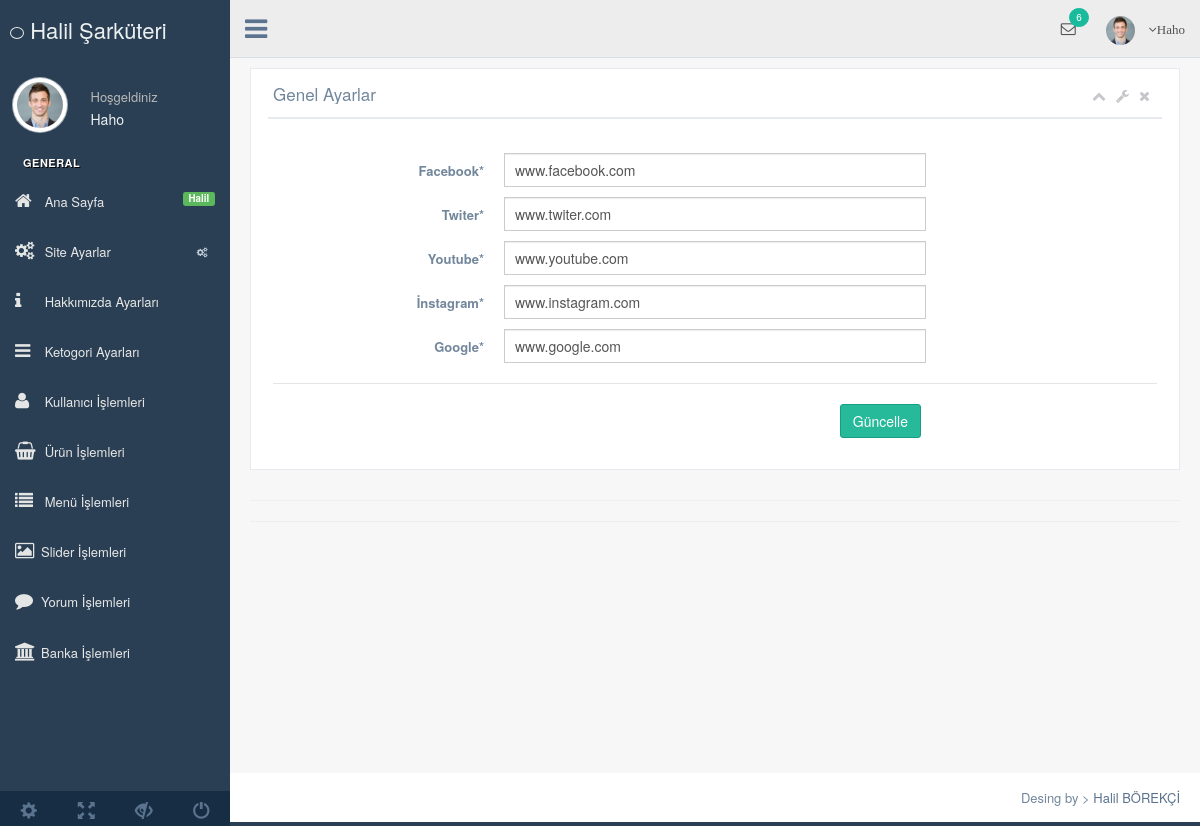
Screenshot of /nedmin/production/sosyal-ayarlar.php (signed in) with the database file from the repository.
### tables this page shows
CREATE TABLE `kullanici` (
  `kullanici_id` int(11) NOT NULL,
  `kullanici_zaman` datetime NOT NULL DEFAULT current_timestamp(),
  `kullanici_resim` varchar(250) NOT NULL,
  `kullanici_tc` varchar(50) NOT NULL,
  `kullanici_ad` varchar(50) NOT NULL,
  `kullanici_mail` varchar(100) NOT NULL,
  `kullanici_gsm` varchar(50) NOT NULL,
  `kullanici_password` varchar(50) NOT NULL,
  `kullanici_adsoyad` varchar(50) NOT NULL,
  `kullanici_adres` varchar(250) NOT NULL,
  `kullanici_il` varchar(100) NOT NULL,
  `kullanici_ilce` varchar(100) NOT NULL,
  `kullanici_unvan` varchar(100) NOT NULL,
  `kullanici_yetki` varchar(50) NOT NULL,
  `kullanici_durum` int(1) NOT NULL
);

CREATE TABLE `ayar` (
  `ayar_id` int(10) NOT NULL,
  `ayar_logo` varchar(250) NOT NULL,
  `ayar_url` varchar(50) NOT NULL,
  `ayar_title` varchar(250) NOT NULL,
  `ayar_description` varchar(250) NOT NULL,
  `ayar_keywords` varchar(50) NOT NULL,
  `ayar_author` varchar(50) NOT NULL,
  `ayar_tel` varchar(50) NOT NULL,
  `ayar_gsm` varchar(50) NOT NULL,
  `ayar_faks` varchar(50) NOT NULL,
  `ayar_mail` varchar(50) NOT NULL,
  `ayar_il` varchar(50) NOT NULL,
  `ayar_ilce` varchar(50) NOT NULL,
  `ayar_adres` varchar(250) NOT NULL,
  `ayar_mesai` varchar(250) NOT NULL,
  `ayar_maps` varchar(250) NOT NULL,
  `ayar_analystic` varchar(50) NOT NULL,
  `ayar_zopim` varchar(250) NOT NULL,
  `ayar_facebook` varchar(50) NOT NULL,
  `ayar_twiter` varchar(50) NOT NULL,
  `ayar_youtube` varchar(50) NOT NULL,
  `ayar_instagram` varchar(50) NOT NULL,
  `ayar_google` varchar(50) NOT NULL,
  `ayar_smtphost` varchar(50) NOT NULL,
  `ayar_smtpuser` varchar(50) NOT NULL,
  `ayar_smtppassword` varchar(50) NOT NULL,
  `ayar_smtpport` varchar(50) NOT NULL,
  `ayar_bakin` enum('0','1') NOT NULL DEFAULT '1'
);

### nedmin/production/sosyal-ayarlar.php (the view, shortened to what this page needs)
<?php include 'header.php' ?>
        <div class="right_col" role="main">
          <div class="">
            <div class="row">
              <div class="col-md-12 col-sm-12 col-xs-12">
                <div class="x_panel">
                  <div class="x_title">
                    <h2>Genel Ayarlar </h2>
                    <ul class="nav navbar-right panel_toolbox">
                      <li><a class="collapse-link"><i class="fa fa-chevron-up"></i></a>
                      </li>
                      <li class="dropdown">
                        <a href="#" class="dropdown-toggle" data-toggle="dropdown" role="button" aria-expanded="false"><i class="fa fa-wrench"></i></a>
                      </li>
                      <li><a class="close-link"><i class="fa fa-close"></i></a>
                      </li>
                    </ul>
                    <div class="clearfix"></div>
                  </div>
                  <div class="x_content">
                    <br />
                    <form action="../netting/islem.php" method="POST" id="demo-form2" data-parsley-validate class="form-horizontal form-label-left">
                      <div class="form-group">
                        <label class="control-label col-md-3 col-sm-3 col-xs-12" for="first-name">Facebook<span class="required">*</span>
                        </label>
                        <div class="col-md-6 col-sm-6 col-xs-12">
                          <input type="text" value="<?php echo $ayarcek['ayar_facebook'] ?>" name="ayar_facebook" id="first-name" required="required" class="form-control col-md-7 col-xs-12">
                        </div>
                      </div>
                      <div class="form-group">
                        <label class="control-label col-md-3 col-sm-3 col-xs-12" for="first-name">Twiter<span class="required">*</span>
                        </label>
                        <div class="col-md-6 col-sm-6 col-xs-12">
                          <input type="text" value="<?php echo $ayarcek['ayar_twiter'] ?>" name="ayar_twiter" id="first-name" required="required" class="form-control col-md-7 col-xs-12">
                        </div>
                      </div>
                       <div class="form-group">
                        <label class="control-label col-md-3 col-sm-3 col-xs-12" for="first-name">Youtube<span class="required">*</span>
                        </label>
                        <div class="col-md-6 col-sm-6 col-xs-12">
                          <input type="text" value="<?php echo $ayarcek['ayar_youtube'] ?>" name="ayar_youtube" id="first-name" required="required" class="form-control col-md-7 col-xs-12">
                        </div>
                      </div>
                      <div class="form-group">
                        <label class="control-label col-md-3 col-sm-3 col-xs-12" for="first-name">İnstagram<span class="required">*</span>
                        </label>
                        <div class="col-md-6 col-sm-6 col-xs-12">
                          <input type="text" value="<?php echo $ayarcek['ayar_instagram'] ?>" name="ayar_instagram" id="first-name" required="required" class="form-control col-md-7 col-xs-12">
                        </div>
                      </div>
                      <div class="form-group">
                        <label class="control-label col-md-3 col-sm-3 col-xs-12" for="first-name">Google<span class="required">*</span>
                        </label>
                        <div class="col-md-6 col-sm-6 col-xs-12">
                          <input type="text" value="<?php echo $ayarcek['ayar_google'] ?>" name="ayar_google" id="first-name" required="required" class="form-control col-md-7 col-xs-12">
                        </div>
                      </div>
                      <div class="ln_solid"></div>
                      <div class="form-group">
                        <div align="right" class="col-md-6 col-sm-6 col-xs-12 col-md-offset-3">
                          <button type="submit" name="sosyalayarkaydet" class="btn btn-success">Güncelle</button>
                        </div>
                      </div>
                    </form>
                  </div>
                </div>
              </div>
            </div>
          <hr>
          <hr>
          </div>
        </div>
        <?php include 'footer.php'; ?>

### nedmin/production/header.php (shortened to what this page needs)
<?php
include '../netting/baglan.php';
$ayarsor=$db->prepare("SELECT * FROM ayar where ayar_id=:id");
$ayarsor->execute(array(
 'id'=> 0
));
$ayarcek=$ayarsor->fetch(PDO::FETCH_ASSOC);
$kullanicisor=$db->prepare("SELECT * FROM kullanici where kullanici_mail=:mail");
$kullanicisor->execute(array(
 'mail'=> $_SESSION['kullanici_mail']
));
$kullanicicek=$kullanicisor->fetch(PDO::FETCH_ASSOC);
?>
<!DOCTYPE html>
<html lang="en">
<head>
  <link href="../vendors/bootstrap/dist/css/bootstrap.min.css" rel="stylesheet">
  <link href="../vendors/font-awesome/css/font-awesome.min.css" rel="stylesheet">
  <link href="../vendors/nprogress/nprogress.css" rel="stylesheet">
  <link href="../vendors/iCheck/skins/flat/green.css" rel="stylesheet">
  <link href="../vendors/datatables.net-bs/css/dataTables.bootstrap.min.css" rel="stylesheet">
  <link href="../vendors/datatables.net-buttons-bs/css/buttons.bootstrap.min.css" rel="stylesheet">
  <link href="../vendors/datatables.net-fixedheader-bs/css/fixedHeader.bootstrap.min.css" rel="stylesheet">
  <link href="../vendors/datatables.net-responsive-bs/css/responsive.bootstrap.min.css" rel="stylesheet">
  <link href="../vendors/datatables.net-scroller-bs/css/scroller.bootstrap.min.css" rel="stylesheet">
  <link rel="stylesheet" href="../vendors/dropzone/dist/min/dropzone.min.css">
  <link href="../build/css/custom.min.css" rel="stylesheet">
</head>
<body class="nav-md">
  <div class="container body">
    <div class="main_container">
      <div class="col-md-3 left_col">
        <div class="left_col scroll-view">
          <div class="navbar nav_title" style="border: 0;">
            <a href="index.php" class="site_title"><i class="fa fa-dog"></i> <span>Halil Şarküteri</span></a>
          </div>
          <div class="profile clearfix">
            <div class="profile_pic">
              <img src="images/img.jpg" alt="..." class="img-circle profile_img">
            </div>
            <div class="profile_info">
              <span>Hoşgeldiniz</span>
              <h2><?php echo $kullanicicek['kullanici_adsoyad'] ?></h2>
            </div>
          </div>
          <br />
          <div id="sidebar-menu" class="main_menu_side hidden-print main_menu">
            <div class="menu_section">
              <h3>General</h3>
              <ul class="nav side-menu">
                <li><a href="index.php"><i class="fa fa-home"></i> Ana Sayfa <span class="label label-success pull-right">Halil</span></a></li>
                <li><a><i class="fa fa-cogs"></i> Site Ayarlar <span class="fa fa-cogs"></span></a>
                </li>
                <li><a href="hakkimizda.php?durum="><i class="fa fa-info"></i> Hakkımızda Ayarları </a></li>
                <li><a href="kategori.php?durum="><i class="fa fa-navicon"></i> Ketogori Ayarları </a></li>
                <li><a href="kullanici.php?durum="><i class="fa fa-user"></i> Kullanıcı İşlemleri</a></li>
                <li><a href="urun.php?durum="><i class="fa fa-shopping-basket"></i> Ürün İşlemleri</a></li>
                <li><a href="menu.php?durum="><i class="fa fa-list"></i> Menü İşlemleri</a></li>
                <li><a href="slider.php?durum="><i class="fa fa-image"></i>Slider İşlemleri</a></li>
                <li><a href="yorum.php?durum="><i class="fa fa-comment"></i>Yorum İşlemleri</a></li>
                <li><a href="banka.php?durum="><i class="fa fa-bank"></i>Banka İşlemleri</a></li>
              </ul>
            </div>
          </div>
          <div class="sidebar-footer hidden-small">
            <a data-toggle="tooltip" data-placement="top" title="Settings">
              <span class="glyphicon glyphicon-cog" aria-hidden="true"></span>
            </a>
            <a data-toggle="tooltip" data-placement="top" title="FullScreen">
              <span class="glyphicon glyphicon-fullscreen" aria-hidden="true"></span>
            </a>
            <a data-toggle="tooltip" data-placement="top" title="Lock">
              <span class="glyphicon glyphicon-eye-close" aria-hidden="true"></span>
            </a>
            <a data-toggle="tooltip" data-placement="top" title="Logout">
              <span class="glyphicon glyphicon-off" aria-hidden="true"></span>
            </a>
          </div>
        </div>
      </div>
      <div class="top_nav">
        <div class="nav_menu">
          <nav>
            <div class="nav toggle">
              <a id="menu_toggle"><i class="fa fa-bars"></i></a>
            </div>
            <ul class="nav navbar-nav navbar-right">
              <li class="">
                <a href="javascript:;" class="user-profile dropdown-toggle" data-toggle="dropdown" aria-expanded="false">
                  <img src="images/img.jpg" alt="">
                  <span class=" fa fa-angle-down"><?php echo $kullanicicek['kullanici_adsoyad']; ?></span>
                </a>
              </li>
              <li role="presentation" class="dropdown">
                <a href="javascript:;" class="dropdown-toggle info-number" data-toggle="dropdown" aria-expanded="false">
                  <i class="fa fa-envelope-o"></i>
                  <span class="badge bg-green">6</span>
                </a>
              </li>
            </ul>
          </nav>
        </div>
      </div>

### rows the page displays
kullanici: kullanici_adsoyad "Haho"
ayar: ayar_facebook "www.facebook.com", ayar_twiter "www.twiter.com", ayar_youtube "www.youtube.com", ayar_instagram "www.instagram.com", ayar_google "www.google.com"
